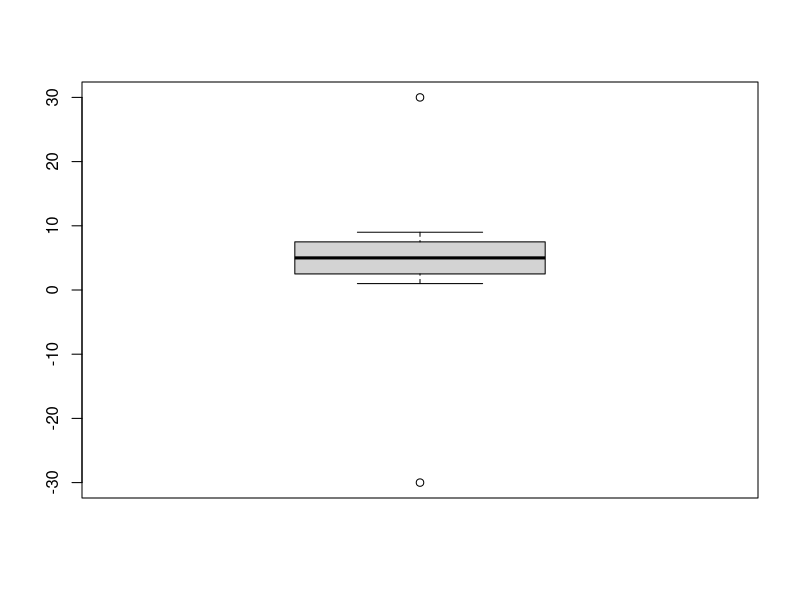

The R script that drew this image:
# Using IQR to detect outliers
data <- c(-30, 1, 2, 3, 4, 5, 6, 7, 8, 9, 30)

boxplot(data)
# Calculate IQR
iqr <- IQR(data)

# Calculate Q1 and Q3
Q1 <- quantile(data, 0.25)
Q3 <- quantile(data, 0.75)
iqr<-Q3-Q1

# Define the upper and lower bounds for outliers
lower_bound <- Q1 - 1.5 * iqr
upper_bound <- Q3 + 1.5 * iqr
print(upper_bound)

# Identify outliers
outliers <- data[data < lower_bound | data > upper_bound]

outliers


